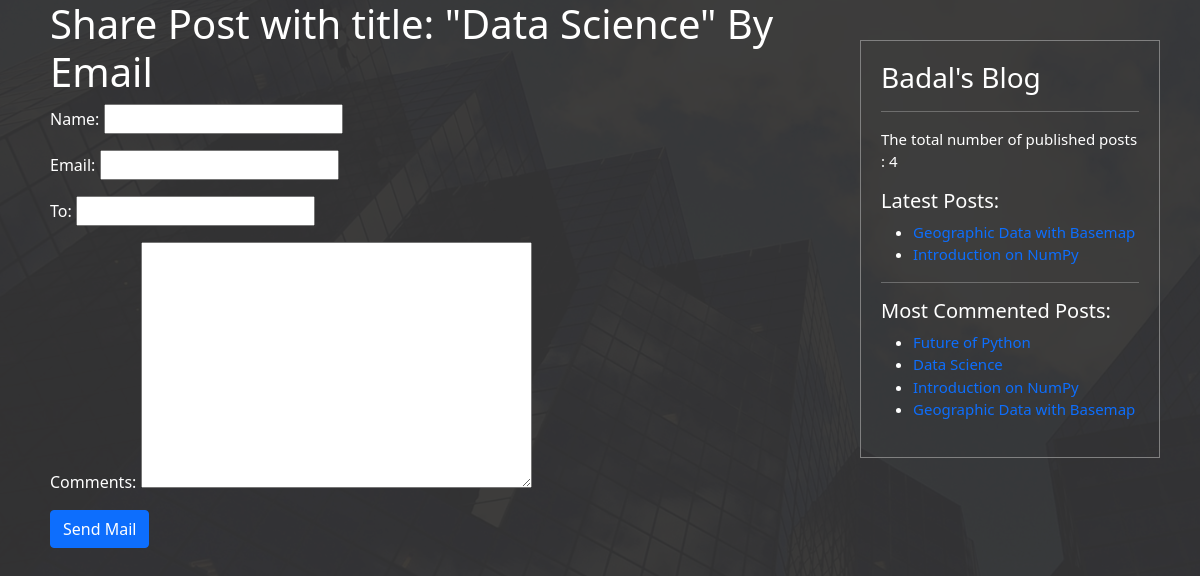
/1/share/, run on the app's committed database.
### testApp/models.py (models this page shows, shortened)
class Post(models.Model):
    STATUS_CHOICES = (('drfat','Draft'),('published','Published'))
    title = models.CharField(max_length=256)
    slug = models.SlugField(max_length=256, unique_for_date='publish')
    author = models.ForeignKey(User, related_name='blog_posts',on_delete=models.CASCADE)
    body = models.TextField()
    publish = models.DateTimeField(default=timezone.now)
    created = models.DateTimeField(auto_now_add=True)
    updated = models.DateTimeField(auto_now=True)
    status = models.CharField(max_length=10, choices=STATUS_CHOICES, default='draft')
    objects = CustomManager()
    tags = TaggableManager()
    class Meta:
        ordering=('-publish',)
    def get_absolute_url(self):
        return reverse('post_detail',args=[self.publish.year,self.publish.strftime('%m'),self.publish.strftime('%d'),self.slug])

### testApp/views.py (the view)
# urls.py: path('<int:id>/share/', views.mail_send_view),
def mail_send_view(request,id):
    post=get_object_or_404(Post,id=id,status='published')
    sent=False
    if request.method=='POST':
        form=EmailSendForm(request.POST)
        if form.is_valid():
            cd=form.cleaned_data
            subject='{}({}) recommends you to read"{}"'.format(cd['name'],cd['email'],post.title)
            post_url=request.build_absolute_uri(post.get_absolute_url())
            message='Read Post At:\n {}\n\n{}\'s Comments:\n{}'.format(post_url, cd['name'],cd['comments'])
            send_mail(subject,message,'badal@blog.com',[cd['to']])
            sent=True
    else:
        form = EmailSendForm()
    return render(request, 'testApp/sharebymail.html',{'form':form,'post':post,'sent':sent})

### testApp/forms.py
class EmailSendForm(forms.Form):
    name=forms.CharField()
    email=forms.EmailField()
    to = forms.EmailField()
    comments=forms.CharField(required=False, widget=forms.Textarea)

### testApp/models.py (called while the page is built)
    def get_queryset(self):
        return super().get_queryset().filter(status='published')

### testApp/templatetags/blog_tags.py (called while the page is built)
@register.simple_tag
def total_posts():
    return Post.objects.count()

@register.inclusion_tag('testApp/latest_posts123.html')
def show_latest_posts(count=3):
    latest_posts=Post.objects.order_by('-publish')[:count]
    return {'latest_posts':latest_posts}

@register.simple_tag
def get_most_commented_posts(count=5):
    return Post.objects.annotate(total_comments=Count('comments')).order_by('-total_comments')[:count]

### templates/testApp/sharebymail.html (shortened to what this page needs)
{% extends 'testApp/base.html' %}
{% block content %}
    {% if sent %}
    <h1>Email Successfully Sent!!!</h1>
    <h2>Post wiith the title: {{post.title}} information shared by email</h2>
    {% else %}
        <h1>Share Post with title: "{{post.title}}" By Email</h1>
        <form method="POST">
            {{form.as_p}}
            <input type="submit" class="btn btn-primary" value="Send Mail">
        </form>
    {% endif %}
{% endblock %}

### templates/testApp/base.html (shortened to what this page needs)
<!DOCTYPE html>
{% load blog_tags %}
{% load static %}
<html lang="en">
<head>
    <link href="https://cdn.jsdelivr.net/npm/bootstrap@5.0.0-beta3/dist/css/bootstrap.min.css" rel="stylesheet">
    <link rel="stylesheet" href="{% static 'css/base.css' %}">
</head>
<body>
    <div class="content">
        {% block content %}
        {% endblock %}
    </div>
    <div class="sidebar">
        <h3>Badal's Blog</h3><hr>
        <p>The total number of published posts : {% total_posts%}</p>
        <h5>Latest Posts:</h5>
        {% show_latest_posts 2%} <hr>
        <h5>Most Commented Posts:</h5>
        {% get_most_commented_posts as most_commented_posts %}
        <ul>
            {% for post in most_commented_posts %}
            <li>
                <a href="{{post.get_absolute_url}}">{{post.title}}</a>
            </li>
            {% endfor %}
        </ul>
    </div>
</body>
</html>

### templates/testApp/latest_posts123.html
<ul>
    {% for post in latest_posts %}
        <li>
            <a href="{{post.get_absolute_url}}">{{post.title}}</a>
        </li>
    {% endfor %}
</ul>

### static/css/base.css (style rules this page uses)
body { background-image: url('image.png'); color:white; }
.content { width: 70%; height: 100%vh; float: left; padding: 0 0 0 50px; }
.sidebar { width: 25%; height: 100%vh; float: right; padding:20px; border:1px solid grey; font-size: 15px; margin-right: 40px; margin-top: 40px; }
a { text-decoration: none; }

### data on the page
Post: title "Geographic Data with Basemap"
Post: title "Introduction on NumPy"
Post: title "Future of Python"
Post: title "Data Science"
